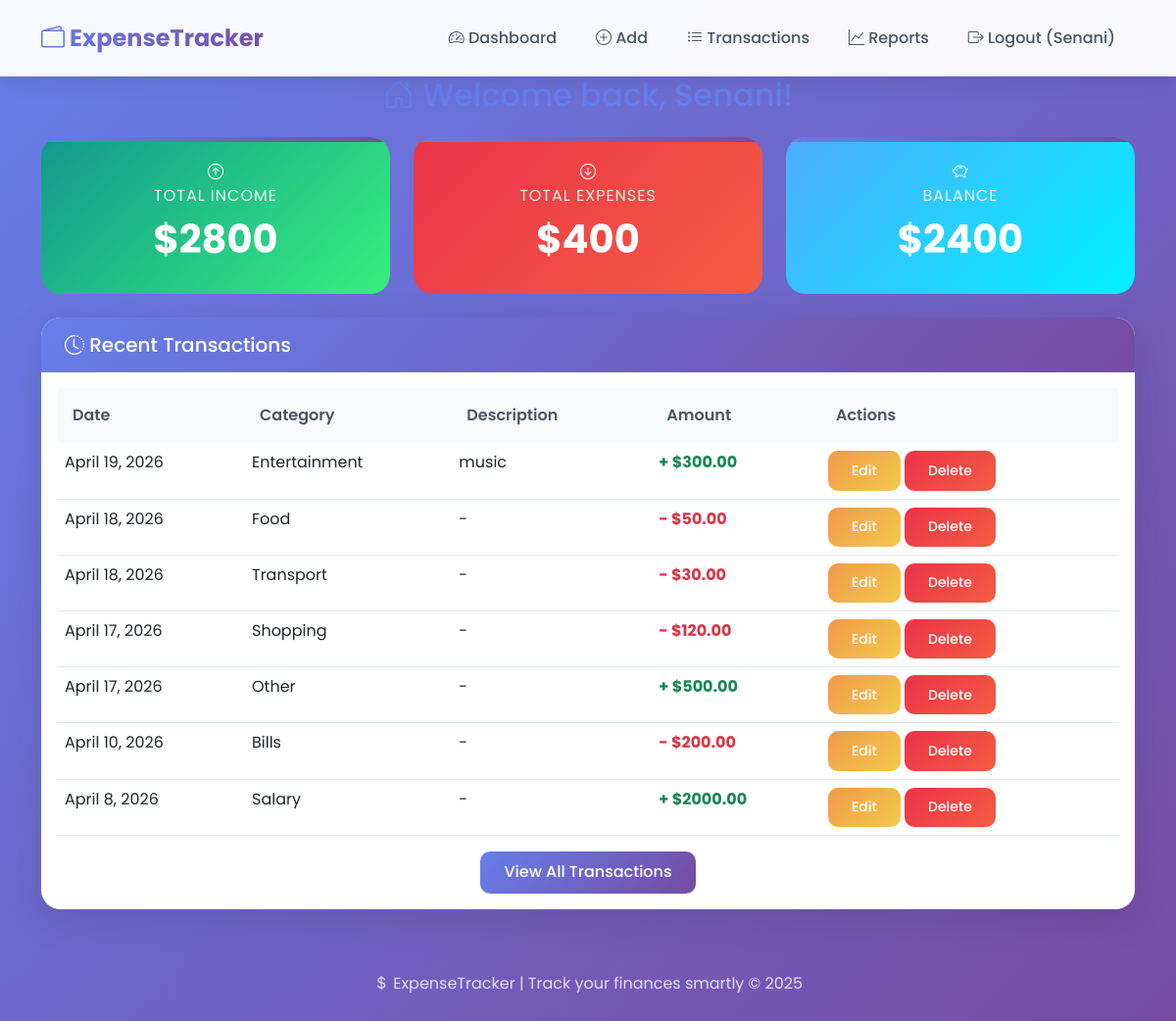
The app's page /transactions/ (signed in), older data.
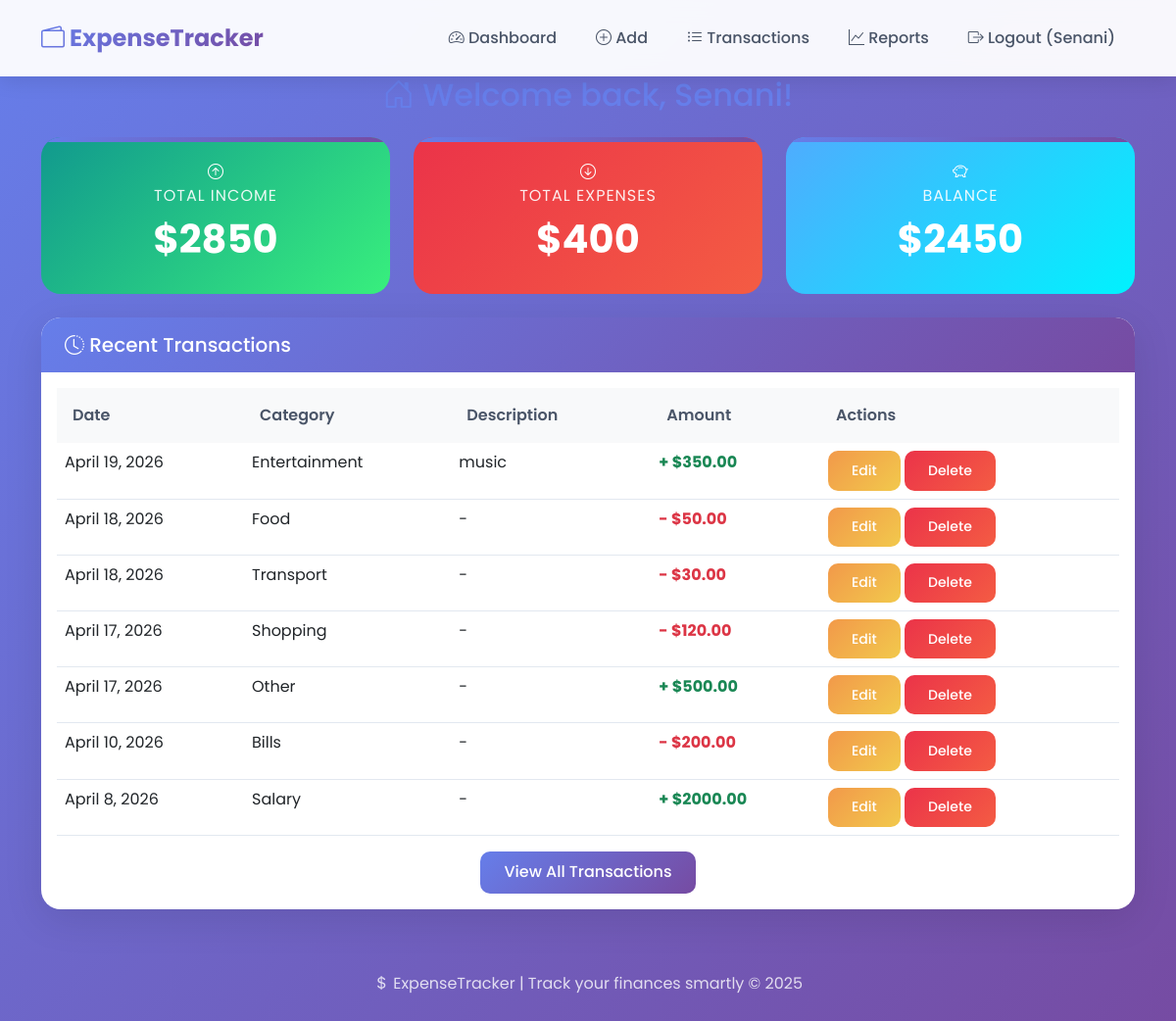
The same page, newer data.
### transactions/models.py (models this page shows, shortened)
class Transaction(models.Model):
    TYPE_CHOICES = [
        ('income', 'Income'),
        ('expense', 'Expense'),
    ]
    user = models.ForeignKey(User, on_delete=models.CASCADE)
    type = models.CharField(max_length=10, choices=TYPE_CHOICES)
    amount = models.DecimalField(max_digits=10, decimal_places=2)
    category = models.ForeignKey(Category, on_delete=models.SET_NULL, null=True)
    description = models.TextField(blank=True)
    date = models.DateField()

class Category(models.Model):
    name = models.CharField(max_length=100)
    def __str__(self):
        return self.name

### transactions/views.py (the view)
# urls.py: path('', views.dashboard, name='dashboard'),
@login_required
def dashboard(request):
    transactions = Transaction.objects.filter(user=request.user).order_by('-date')[:10]
    total_income = Transaction.objects.filter(
        user=request.user,
        type='income'
    ).aggregate(total=models.Sum('amount'))['total'] or 0
    total_expenses = Transaction.objects.filter(
        user=request.user,
        type='expense'
    ).aggregate(total=models.Sum('amount'))['total'] or 0
    balance = total_income - total_expenses
    context = {
        'transactions': transactions,
        'total_income': total_income,
        'total_expenses': total_expenses,
        'balance': balance,
    }
    return render(request, 'transactions/dashboard.html', context)

### transactions/templates/transactions/dashboard.html (shortened to what this page needs)
{% extends 'base.html' %}
{% block content %}
<div class="row">
    <div class="col-12">
        <h2 class="text-center mb-4" style="color: #667eea;">
            <i class="bi bi-house-door"></i> Welcome back, {{ user.username }}!
        </h2>
    </div>
</div>
<div class="row mb-4">
    <div class="col-md-4">
        <div class="stat-card income">
            <i class="bi bi-arrow-up-circle"></i>
            <p>Total Income</p>
            <h3>${{ total_income|default:"0" }}</h3>
        </div>
    </div>
    <div class="col-md-4">
        <div class="stat-card expense">
            <i class="bi bi-arrow-down-circle"></i>
            <p>Total Expenses</p>
            <h3>${{ total_expenses|default:"0" }}</h3>
        </div>
    </div>
    <div class="col-md-4">
        <div class="stat-card balance">
            <i class="bi bi-piggy-bank"></i>
            <p>Balance</p>
            <h3>${{ balance|default:"0" }}</h3>
        </div>
    </div>
</div>
<div class="card">
    <div class="card-header">
        <h5 class="mb-0"><i class="bi bi-clock-history"></i> Recent Transactions</h5>
    </div>
    <div class="card-body">
        <div class="table-responsive">
            <table class="table table-hover">
                <thead>
                    <tr>
                        <th>Date</th>
                        <th>Category</th>
                        <th>Description</th>
                        <th>Amount</th>
                        <th>Actions</th>
                    </tr>
                </thead>
                <tbody>
                    {% for t in transactions %}
                    <tr>
                        <td>{{ t.date }}</td>
                        <td>{{ t.category }}</td>
                        <td>{{ t.description|default:"-" }}</td>
                        <td class="{% if t.type == 'income' %}text-success{% else %}text-danger{% endif %} fw-bold">
                            {% if t.type == 'income' %}+{% else %}-{% endif %} ${{ t.amount }}
                        </td>
                        <td>
                            <a href="{% url 'edit_transaction' t.pk %}" class="btn btn-warning btn-sm">Edit</a>
                            <a href="{% url 'delete_transaction' t.pk %}" class="btn btn-danger btn-sm">Delete</a>
                        </td>
                    </tr>
                    {% empty %}
                    <tr>
                        <td colspan="5" class="text-center">No transactions yet</td>
                    </tr>
                    {% endfor %}
                </tbody>
            </table>
        </div>
        <div class="text-center mt-3">
            <a href="{% url 'transaction_list' %}" class="btn btn-primary">View All Transactions</a>
        </div>
    </div>
</div>
{% endblock %}

Row changes from the older to the newer data that the page shows:
changed Transaction "April 19, 2026": amount "300.00" → "350.00"
Text that changed along with them:
{{ total_income|default:"0" }}: "2800" → "2850"
{{ balance|default:"0" }}: "2400" → "2450"
